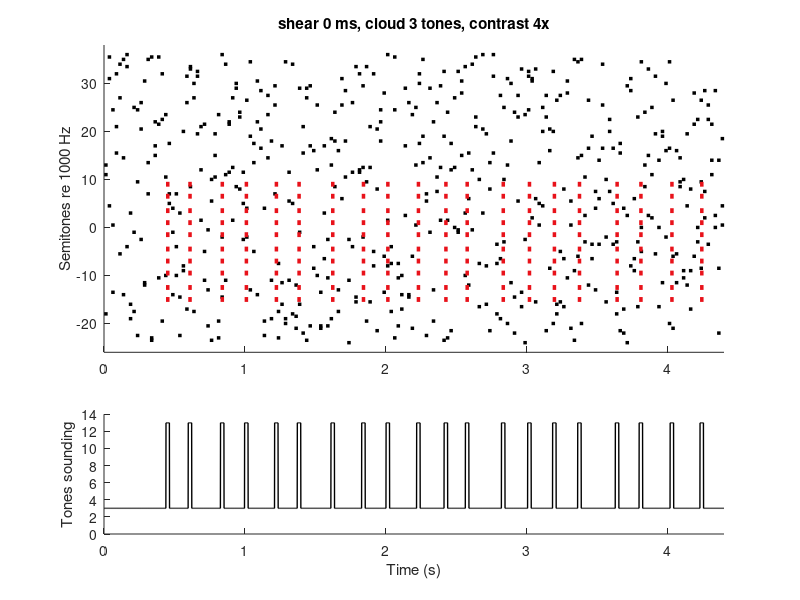

Reproduce this figure in MATLAB.
function out = sfg_stimulus(varargin)
% Figure-ground stimulus: a frozen tone pattern repeated inside a tone cloud.
% Generates, plays, plots and saves. Pass name/value pairs to override config.
%
%   sfg_stimulus                                  % coherent figure
%   sfg_stimulus('toneStepMs', 10)                % sheared into a staircase
%   sfg_stimulus('flatEnvelope', true)            % hold the total constant

cfg = config();
for i = 1:2:numel(varargin)
    cfg.(varargin{i}) = varargin{i+1};
end
rng(cfg.seed);

pool = make_pool(cfg);
fig  = make_figure(cfg, pool);
cld  = make_cloud(cfg, pool, fig);
out  = render(cfg, pool, fig, cld);

report(cfg, pool, fig, cld, out);
if cfg.doPlot, show(cfg, pool, fig, cld, out); end
if ~isempty(cfg.wavFile)
    audiowrite(cfg.wavFile, out.mix(:), cfg.fs, 'BitsPerSample', 24);
end
if cfg.doPlay, sound(out.mix, cfg.fs); end
end

% ------------------------------------------------------------------ config
function cfg = config()
cfg.fs             = 48000;
cfg.seed           = 3;

% --- tone
cfg.toneMs         = 25;      % duration of every tone, figure and cloud
cfg.rampMs         = 5;       % raised-cosine onset/offset

% --- figure
cfg.nTones         = 10;      % tones per syllable
cfg.nSyllables     = 1;       % syllables per word
cfg.rateHz         = 5;       % word repetition rate
cfg.toneStepMs     = 0;       % shear between successive tones (0 = chord)
cfg.syllableStepMs = 200;     % onset spacing between syllables
cfg.order          = 'rise';  % 'rise' or 'fall' staircase
cfg.spanSt         = 24;      % frequency span of one syllable, semitones
cfg.syllableStepSt = 3;       % transposition between syllables

% --- jitter
cfg.toneJitterMs   = 0;       % random offset of each tone within a syllable
cfg.wordJitterMs   = 40;      % random displacement of each whole word
cfg.freezeInternal = true;    % draw the within-word jitter once and reuse it

% --- cloud
cfg.cloudTones     = 3;       % tones sounding at once: the sparsity control
cfg.flatEnvelope   = false;   % true: cloud fills the figure's gaps so the
                              % total never moves. Forces cloudTones up to the
                              % figure's peak, and is only exactly flat when
                              % toneStepMs is a multiple of toneMs -- the
                              % cloud tiles in toneMs blocks and cannot fill
                              % around tones that land off them.
cfg.shareChannels  = false;   % let the cloud use the figure's own channels
cfg.contrast       = 4;       % figure/background per-channel rate ratio,
                              % which sets the pool size
cfg.dealerSlack    = 5;       % looseness of channel balancing; 1 makes the
                              % background regular, which competes with the
                              % figure
cfg.guardMs        = 25;      % silence forced around a channel's own tones

% --- pool
cfg.fRefHz         = 1000;
cfg.poolSt         = [-24 36];

% --- presentation
cfg.durationS      = 20;
cfg.leadMs         = 400;
cfg.tailMs         = 600;
cfg.peakDbfs       = -3;
cfg.doPlay         = true;
cfg.doPlot         = true;
cfg.wavFile        = 'sfg_stimulus.wav';
end

% -------------------------------------------------------------------- pool
function pool = make_pool(cfg)
% Channel count follows from the contrast you ask for: a figure channel
% sounds rateHz times a second, a background one gets the cloud spread over
% the remaining channels.
nFig  = cfg.nTones * cfg.nSyllables;
toneS = cfg.toneMs / 1000;
want  = cfg.cloudTones * cfg.contrast / (toneS * cfg.rateHz) + nFig;

grids  = 0.25:0.25:12;
counts = floor(diff(cfg.poolSt) ./ grids) + 1;
[~, i] = min(abs(counts - want));

pool.gridSt = grids(i);
pool.st     = cfg.poolSt(1):pool.gridSt:cfg.poolSt(2);
pool.f      = cfg.fRefHz * 2.^(pool.st / 12);
pool.n      = numel(pool.st);

% figure channels: evenly spread across the middle, so they always land on
% the grid however many there are
lo   = round(0.15 * (pool.n - 1)) + 1;
span = round(cfg.spanSt / pool.gridSt);
step = round(cfg.syllableStepSt / pool.gridSt);
if lo + span + (cfg.nSyllables-1)*step > pool.n
    error('figure spans %g st beyond the %g st pool', ...
        cfg.spanSt + (cfg.nSyllables-1)*cfg.syllableStepSt, diff(cfg.poolSt));
end
base = round(linspace(lo, lo + span, cfg.nTones))';
pool.figIdx = base + (0:cfg.nSyllables-1) * step;   % nTones x nSyllables
end

% ------------------------------------------------------------------ figure
function fig = make_figure(cfg, pool)
period = 1000 / cfg.rateHz;
nWords = max(1, round(cfg.durationS * cfg.rateHz));
lead   = max(cfg.leadMs, cfg.wordJitterMs + cfg.toneJitterMs + cfg.toneMs);

lag = (0:cfg.nTones-1)' * cfg.toneStepMs;
if strcmp(cfg.order, 'fall'), lag = flipud(lag); end
lag = lag + (0:cfg.nSyllables-1) * cfg.syllableStepMs;   % nTones x nSyl

frozen = (2*rand(size(lag)) - 1) * cfg.toneJitterMs;

% A word onset quantised to whole tone lengths keeps the cloud's own tiling
% aligned with it, which is what lets the flat mode stay flat.
if cfg.flatEnvelope && cfg.wordJitterMs >= cfg.toneMs
    k = floor(cfg.wordJitterMs / cfg.toneMs);
    jitter = randi([-k k], 1, nWords) * cfg.toneMs;
else
    jitter = (2*rand(1, nWords) - 1) * cfg.wordJitterMs;
end

chan = []; onset = []; word = [];
for w = 1:nWords
    t0 = lead + (w-1) * period + jitter(w);
    if cfg.freezeInternal
        dj = frozen;
    else
        dj = (2*rand(size(lag)) - 1) * cfg.toneJitterMs;
    end
    t = round(t0 + lag + dj);
    chan  = [chan;  pool.figIdx(:)];
    onset = [onset; t(:)];
    word  = [word;  repmat(w, numel(t), 1)];
end

fig.chan    = chan;
fig.onsetMs = onset;
fig.word    = word;
fig.nWords  = nWords;
fig.period  = period;
fig.totalMs = max(onset) + cfg.toneMs + cfg.tailMs;
end

% ------------------------------------------------------------------- cloud
function cld = make_cloud(cfg, pool, fig)
T     = fig.totalMs;
tone  = cfg.toneMs;
guard = cfg.guardMs;

conc = zeros(1, T);
busy = false(pool.n, T);

for i = 1:numel(fig.onsetMs)
    o = fig.onsetMs(i);
    if cfg.flatEnvelope
        conc(o : o+tone-1) = conc(o : o+tone-1) + 1;
    end
    g = max(1, o-guard) : min(T, o+tone-1+guard);
    busy(fig.chan(i), g) = true;
end

if cfg.flatEnvelope
    target = max(max(conc), cfg.cloudTones);
else
    target = cfg.cloudTones;
end

% The cloud is kept off the figure's channels by default. Sharing them means
% a cloud tone can only fall in the gap between two figure tones, which is
% heard as a beat halfway through the figure's period.
if ~cfg.shareChannels
    busy(unique(fig.chan), :) = true;
end

seen = zeros(1, pool.n);
chan = zeros(0, 1); onset = zeros(0, 1);

for o = 1 : T - tone + 1
    w = o : o+tone-1;
    while max(conc(w)) < target
        [~, ord] = sort(floor(seen / cfg.dealerSlack) + rand(1, pool.n));
        k = 0;
        for c = ord
            if ~any(busy(c, w)), k = c; break; end
        end
        if k == 0, break; end
        conc(w) = conc(w) + 1;
        busy(k, max(1, o-guard) : min(T, o+tone-1+guard)) = true;
        seen(k) = seen(k) + 1;
        chan(end+1, 1)  = k;      %#ok<AGROW>
        onset(end+1, 1) = o;      %#ok<AGROW>
    end
end

cld.chan    = chan;
cld.onsetMs = onset;
end

% ------------------------------------------------------------------ render
function out = render(cfg, pool, fig, cld)
n = round(cfg.toneMs * cfg.fs / 1000);
N = round(fig.totalMs * cfg.fs / 1000) + n;

t    = (0:n-1) / cfg.fs;
pips = sin(2*pi * pool.f(:) * t) .* gate(n, cfg.rampMs, cfg.fs);

yFig = add_tones(zeros(1, N), pips, fig.chan, fig.onsetMs, cfg.fs, n);
yCld = add_tones(zeros(1, N), pips, cld.chan, cld.onsetMs, cfg.fs, n);

% one gain for both, so the figure-only file is exactly the figure you hear
% inside the mix
g = 10^(cfg.peakDbfs/20) / max(abs(yFig + yCld));

out.mix    = (yFig + yCld) * g;
out.figure = yFig * g;
out.cloud  = yCld * g;
out.fs     = cfg.fs;
end

function y = add_tones(y, pips, chan, onsetMs, fs, n)
for i = 1:numel(chan)
    s = round(onsetMs(i) * fs / 1000) + 1;
    y(s : s+n-1) = y(s : s+n-1) + pips(chan(i), :);
end
end

function env = gate(n, rampMs, fs)
r = round(rampMs * fs / 1000);
env = ones(1, n);
w = sin(pi * (0:r-1) / (2*r)).^2;
env(1:r) = w;
env(end-r+1:end) = fliplr(w);
end

% ------------------------------------------------------------------ report
function report(cfg, pool, fig, cld, out)
tone = cfg.toneMs;
T    = fig.totalMs;

c = zeros(1, T);
for o = [fig.onsetMs; cld.onsetMs]', c(o:o+tone-1) = c(o:o+tone-1) + 1; end
inner = c(cfg.leadMs : T - cfg.tailMs);

use = accumarray([fig.chan; cld.chan], 1, [pool.n 1]);
isFig = false(pool.n, 1); isFig(unique(fig.chan)) = true;
dur = fig.nWords * fig.period / 1000;

fprintf('%d Hz | %d tones x %d syllables at %g Hz, %g ms tones\n', ...
    cfg.fs, cfg.nTones, cfg.nSyllables, cfg.rateHz, tone);
fprintf('  shear %g ms (%s), word jitter +-%g ms, tone jitter +-%g ms\n', ...
    cfg.toneStepMs, cfg.order, cfg.wordJitterMs, cfg.toneJitterMs);
fprintf('  pool %d channels %.0f-%.0f Hz on a %g st grid\n', ...
    pool.n, pool.f(1), pool.f(end), pool.gridSt);
fprintf('  concurrency %d-%d, mean %.2f +- %.2f%s\n', ...
    min(inner), max(inner), mean(inner), std(inner), ...
    ternary(cfg.flatEnvelope, ' (flat)', ''));
fprintf('  figure channel %.1f/s vs background %.1f/s: contrast %.1fx\n', ...
    mean(use(isFig))/dur, mean(use(~isFig))/dur, ...
    mean(use(isFig)) / max(mean(use(~isFig)), eps));
fprintf('  peak %.2f dBFS, %.1f s\n', ...
    20*log10(max(abs(out.mix))), numel(out.mix)/cfg.fs);
end

function s = ternary(c, a, b)
if c, s = a; else, s = b; end
end

% -------------------------------------------------------------------- plot
function show(cfg, pool, fig, cld, out)
win = min(fig.totalMs, cfg.leadMs + 4000);
tone = cfg.toneMs;

figure('Color', 'w', 'Position', [100 100 1100 620]);

subplot(3, 1, [1 2]); hold on
draw(cld.chan, cld.onsetMs, pool.st, tone, win, [0 0 0], 2.5);
draw(fig.chan, fig.onsetMs, pool.st, tone, win, [0.91 0.07 0.10], 3.5);
xlim([0 win/1000]); ylim(cfg.poolSt + [-2 2]);
ylabel(sprintf('Semitones re %g Hz', cfg.fRefHz));
title(sprintf('shear %g ms, cloud %d tones, contrast %gx', ...
    cfg.toneStepMs, cfg.cloudTones, cfg.contrast));
box off

subplot(3, 1, 3);
c = zeros(1, fig.totalMs);
for o = [fig.onsetMs; cld.onsetMs]', c(o:o+tone-1) = c(o:o+tone-1) + 1; end
plot((1:win)/1000, c(1:win), 'k', 'LineWidth', 1);
xlim([0 win/1000]); ylim([0 max(c)+1]);
xlabel('Time (s)'); ylabel('Tones sounding'); box off
end

function draw(chan, onsetMs, st, tone, win, col, lw)
k = onsetMs < win;
x = [onsetMs(k)'; onsetMs(k)' + tone; nan(1, sum(k))] / 1000;
y = repmat(reshape(st(chan(k)), 1, []), 3, 1); y(3, :) = nan;
plot(x(:), y(:), 'Color', col, 'LineWidth', lw);
end
